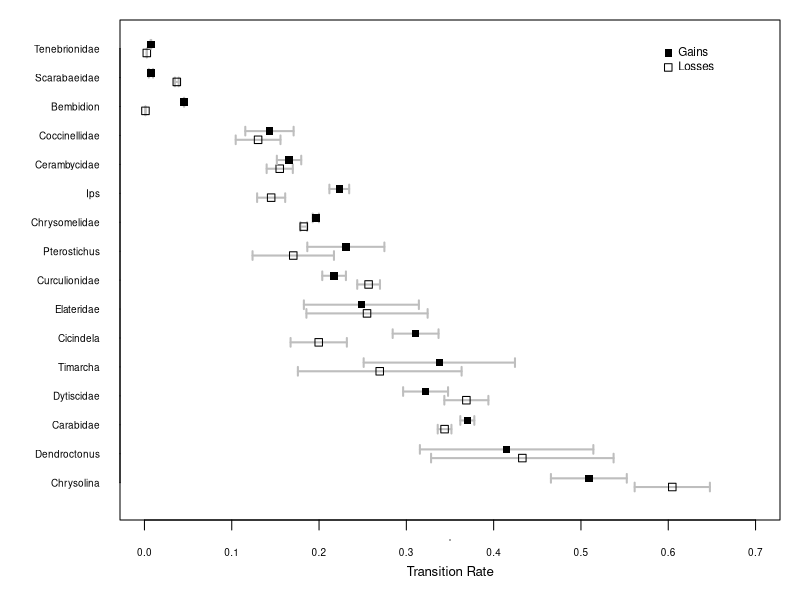

The R source for this figure:
setwd("~/Desktop/Dropbox/papers/chrom.num/data and analysis/analyses/chrom.evol")
data <- read.csv("final.params2.csv", as.is=T)[,c(1,3:14,16:19)]
# lets make a table for our combined results
results <- data

#lets convert the sd in data.ph.u to CI values
results[3:4,2:17] <- data[3:4,2:17]/sqrt(20-1)*1.96
results[5:6,2:17] <- data[5:6,2:17]/sqrt(100-1)*1.96


foo <- results[1:2,1:17]
foo <- colMeans(foo[,2:17])
bar <- order(foo, decreasing=T)
bar <- bar+1

results <- results[,c(1,bar)]

par(mar=c(4,6,1,1))
plot(0,0, col="white", xlim=c(0,.7), ylim=c(.5,16.5), yaxt="n",
     ylab="", xlab="", cex.axis=.6,main="",cex.lab=.8)
axis(side=2,at=1:16+.15, labels=colnames(results)[2:17], las=2, cex.axis=.6, tck=0)
axis(side=1,at=.35, line=1,labels="Transition Rate", las=1, cex.axis=.8, tck=0)
lo <- results[1,2:17]-results[5,2:17]
hi <- results[1,2:17]+results[5,2:17]
for(i in 1:16){
  lines(y=c(i,i), x=c(lo[i],hi[i]), lwd=2, col="gray")
  lines(y=c(i-.15,i+.15), x=rep(lo[i], each=2), lwd=2, col="gray")
  lines(y=c(i-.15,i+.15), x=rep(hi[i], each=2), lwd=2, col="gray")
}
points(y=1:16, x=results[1,2:17], pch=0, cex=1)
lo <- results[2,2:17]-results[6,2:17]
hi <- results[2,2:17]+results[6,2:17]
for(i in 1:16){
  j<-i+.3
  lines(y=c(j,j), x=c(lo[i],hi[i]), lwd = 2, col = "gray")
  lines(y=c(j-.15,j +.15), x=rep(lo[i], each = 2), lwd = 2, col = "gray")
  lines(y=c(j-.15,j +.15), x=rep(hi[i], each = 2), lwd = 2, col = "gray")
}
points(y=1:16+.3, x=results[2,2:17], pch=15, cex=1)

points(x=rep(.6,2), y=c(16,15.5),pch=c(15,0), cex=1)
text(x=rep(.6,2), y=c(16,15.5),labels=c("Gains", "Losses"), pos=4, cex=.7)
## lets figure out the right order based on mean

#output at 500x700